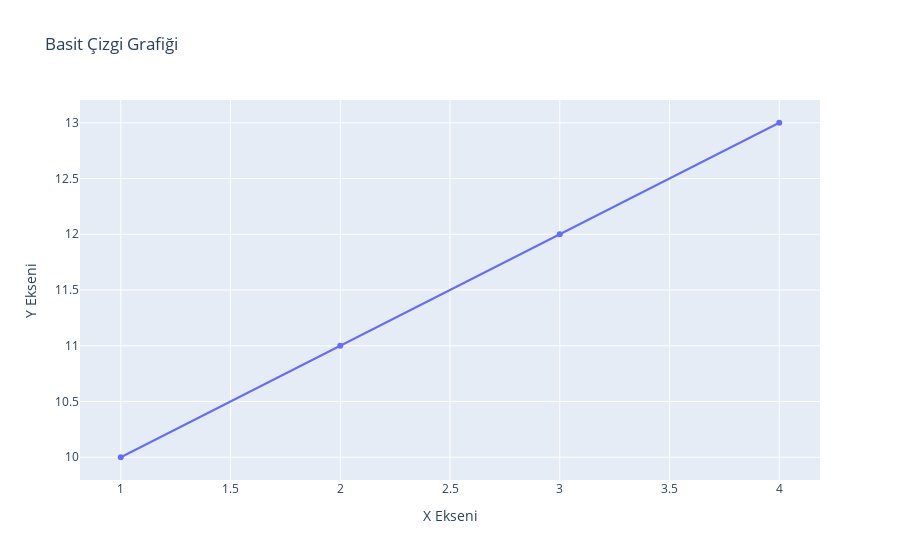

The notebook cell this image was saved under:
### Code cell
import plotly.graph_objects as go

# Data
trace = go.Scatter(x=[1, 2, 3, 4], y=[10, 11, 12, 13])

# Layout
layout = go.Layout(title='Basit Çizgi Grafiği', xaxis=dict(title='X Ekseni'), yaxis=dict(title='Y Ekseni'))

# Figure
fig = go.Figure(data=[trace], layout=layout)

# Çizim
fig.show()

### Figure 1 — Plotly figure (JSON) as saved in the notebook; plotly's stock layout.template omitted (floating-point values rounded to 4 significant figures)
{"data": [{"type": "scatter", "x": [1, 2, 3, 4], "y": [10, 11, 12, 13]}], "layout": {"autosize": true, "title": {"text": "Basit Çizgi Grafiği"}, "xaxis": {"autorange": true, "range": [0.8184, 4.182], "title": {"text": "X Ekseni"}, "type": "linear"}, "yaxis": {"autorange": true, "range": [9.752, 13.25], "title": {"text": "Y Ekseni"}, "type": "linear"}}}
